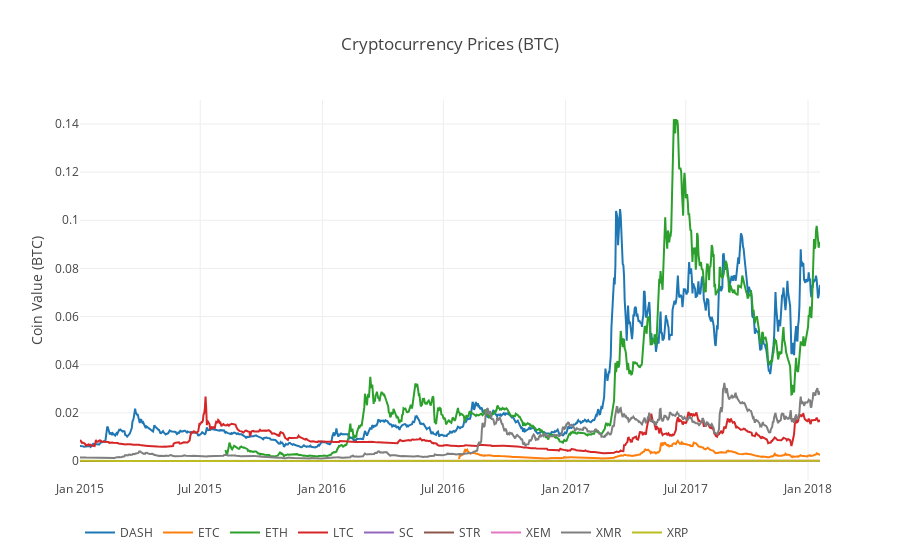

The notebook cell saved with this chart:
### Markdown cell above
# Chart the prices

### Code cell
# Merge price of each altcoin into single dataframe 
combined_df = merge_dfs_on_column(list(altcoin_data.values()), list(altcoin_data.keys()), 'weightedAverage')

# Chart all of the altocoin prices
df_scatter(combined_df, 'Cryptocurrency Prices (BTC)', seperate_y_axis=False, y_axis_label='Coin Value (BTC)', scale='linear')

### Figure 1 — Plotly figure (JSON) as saved in the notebook; plotly's stock layout.template omitted (floating-point values rounded to 4 significant figures; data arrays with more than 128 entries replaced by an {"elided": "..."} marker saying what was removed)
{"data": [{"name": "DASH", "type": "scatter", "visible": "visible", "x": {"elided": "1115 str values"}, "y": {"elided": "1115 float values"}}, {"name": "ETC", "type": "scatter", "visible": "visible", "x": {"elided": "1115 str values"}, "y": {"elided": "1115 float values"}}, {"name": "ETH", "type": "scatter", "visible": "visible", "x": {"elided": "1115 str values"}, "y": {"elided": "1115 float values"}}, {"name": "LTC", "type": "scatter", "visible": "visible", "x": {"elided": "1115 str values"}, "y": {"elided": "1115 float values"}}, {"name": "SC", "type": "scatter", "visible": "visible", "x": {"elided": "1115 str values"}, "y": {"elided": "1115 float values"}}, {"name": "STR", "type": "scatter", "visible": "visible", "x": {"elided": "1115 str values"}, "y": {"elided": "1115 float values"}}, {"name": "XEM", "type": "scatter", "visible": "visible", "x": {"elided": "1115 str values"}, "y": {"elided": "1115 float values"}}, {"name": "XMR", "type": "scatter", "visible": "visible", "x": {"elided": "1115 str values"}, "y": {"elided": "1115 float values"}}, {"name": "XRP", "type": "scatter", "visible": "visible", "x": {"elided": "1115 str values"}, "y": {"elided": "1115 float values"}}], "layout": {"legend": {"orientation": "h"}, "title": "Cryptocurrency Prices (BTC)", "xaxis": {"type": "date"}, "yaxis": {"showticklabels": true, "title": "Coin Value (BTC)", "type": "linear"}}}
